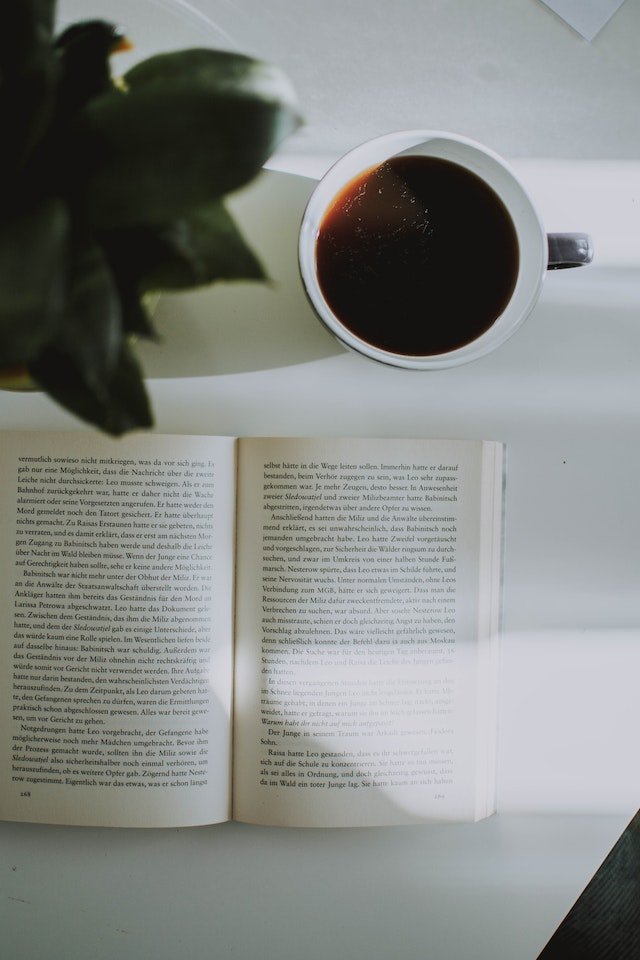
#> input picture book.jpg, 640 x 960 px
$ jupyter execute '13. 이미지 변형(이진화).ipynb'
#> lines starting #> are read from the running program, lines starting #| are printed output that depends on the picture; after the words box and inside, x2 and y2 are one past the last pixel; in counts of white or black regions, pixels touching at a corner belong together
# 13. 이미지 변형(이진화)

## Threshold

[cell 1]
import cv2
img =cv2.imread('book.jpg', cv2.IMREAD_GRAYSCALE)
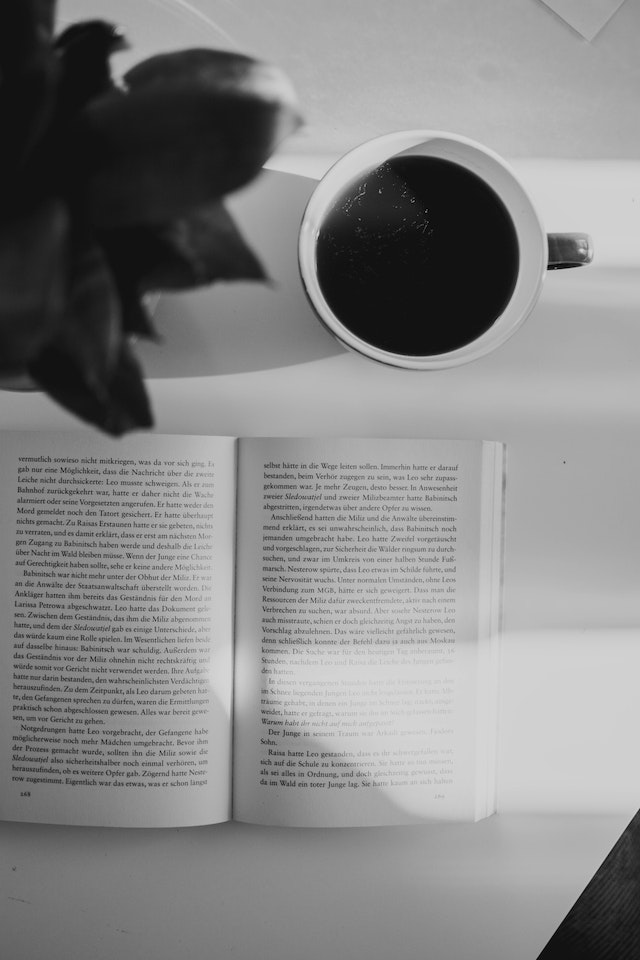
#> img: shape (960, 640); min 0, max 219, mean 134.1

ret, binary = cv2.threshold(img, 180, 255, cv2.THRESH_BINARY) # 임계값 : 127  threshold : 임계함수
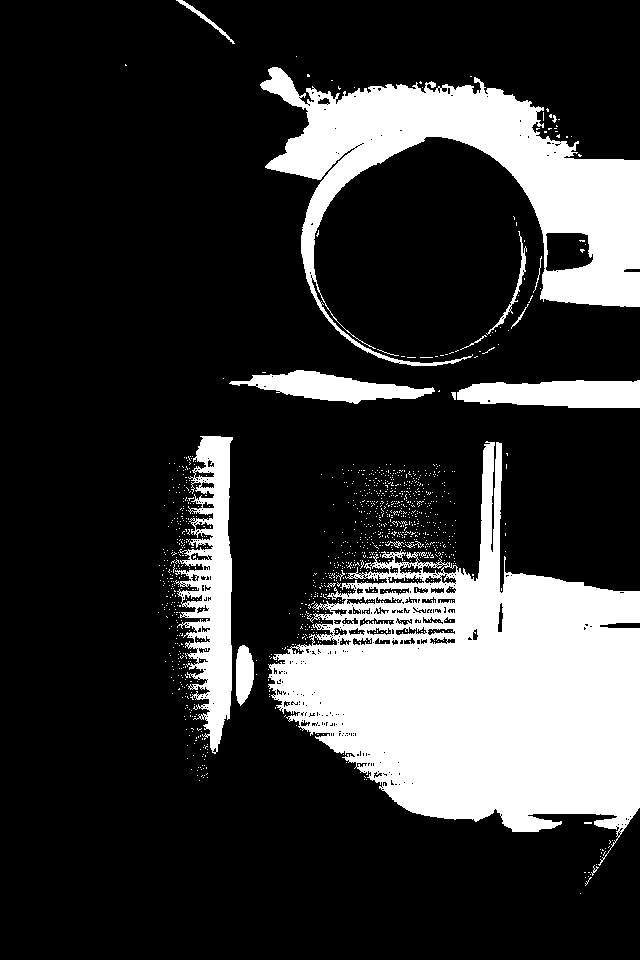
#> binary: shape (960, 640); 21.3% white; 1142 white regions (1124 under 20 px), largest, box (x1, y1, x2, y2) and area: (268, 441, 640, 866) 75703, (260, 67, 640, 366) 34367, (175, 436, 233, 754) 9711

cv2.imshow('img', img)
cv2.imshow('binary', binary)
cv2.waitKey(0)
cv2.destroyAllWindows()

## Trackbar (값 면화에 따른 변형 확인)

[cell 2]
import cv2

def empty(pos):
#     print(pos)
    pass

img =cv2.imread('book.jpg', cv2.IMREAD_GRAYSCALE)

name = 'Trackbar'
cv2.namedWindow(name)  # Trackbar 를 쓰기 위해서는 반드시 윈도우 창을 만들어야 한다.

cv2.createTrackbar('threshold', name, 127, 255, empty)
 # 바의 이름, 바가 들어갈 윈도우 이름, 초기값, 최대값(RGB 기준0~255), empty : 이벤트 처리 함수
  # 그리고 트랙바가 왔다갔다 하는 동안에 이미지 바뀌는 걸 보기위해 ---> while 문
while True:
    thresh = cv2.getTrackbarPos('threshold', name)  # Trackbar 의 위치를 가져오는 함수에 ; 바의 이름, 창의 이름
    ret, binary = cv2.threshold(img, thresh, 255, cv2.THRESH_BINARY)
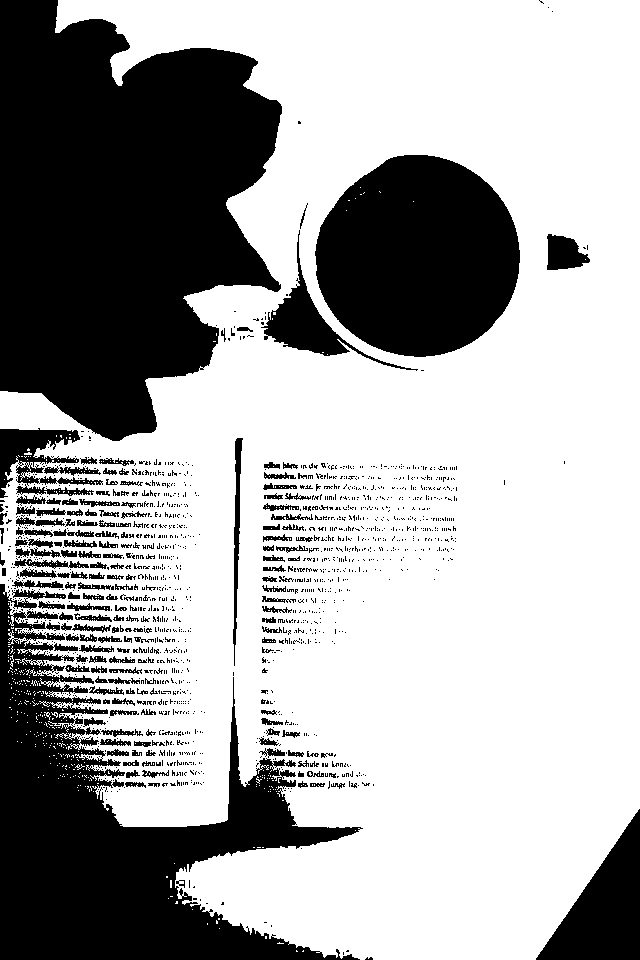
#> binary: shape (960, 640); 66.1% white; 1594 black regions (1408 under 20 px), largest, box (x1, y1, x2, y2) and area: (0, 0, 282, 441) 89396, (0, 584, 363, 960) 53261, (315, 155, 520, 357) 32022
#> ret = 127

    if not ret:
        break

    cv2.imshow(name, binary)
    if cv2.waitKey(1) == ord('q'):
#> (key q is pressed here)
        break

cv2.destroyAllWindows()

### 그림판에서 제작한 이미지로 확인

[cell 3]
import cv2

def empty(pos):
#     print(pos)
    pass

img =cv2.imread('threshold.png', cv2.IMREAD_GRAYSCALE)
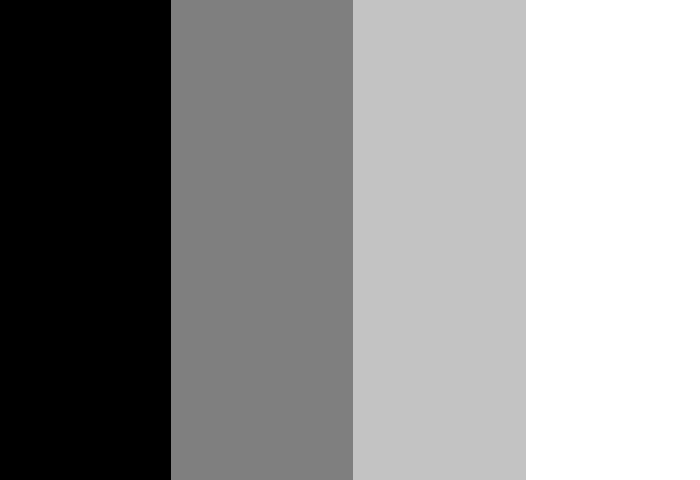
#> input picture threshold.png, 700 x 480 px
#> img is the input picture: shape (480, 700); min 0, max 255, mean 144.6

name = 'Trackbar'
cv2.namedWindow(name)  # Trackbar 라는 이름의 윈도우

cv2.createTrackbar('threshold', name, 127, 255, empty)
 # 바의 이름, 바가 들어갈 윈도우 이름, 초기값, 최대값(RGB 기준0~255), empty : 이벤트 처리 함수
  # 그리고 트랙바가 왔다갔다 하는 동안에 이미지 바뀌는 걸 보기위해 ---> while 문
while True:
    thresh = cv2.getTrackbarPos('threshold', name)  # Trackbar 의 위치를 가져오는 함수에 ; 바의 이름, 창의 이름
    ret, binary = cv2.threshold(img, thresh, 255, cv2.THRESH_BINARY)
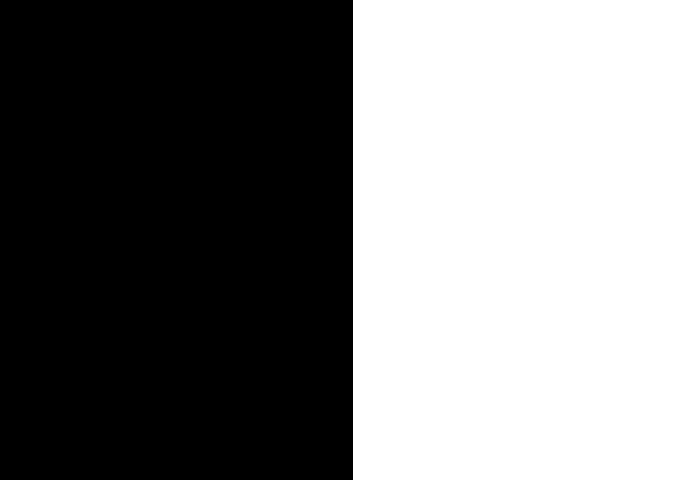
#> binary: shape (480, 700); 49.6% white; 1 white region, box (x1, y1, x2, y2) and area: (353, 0, 700, 480) 166560

    if not ret:
        break

    cv2.imshow('img', img)
    cv2.imshow(name, binary)
    if cv2.waitKey(1) == ord('q'):
#> (key q is pressed here)
        break

cv2.destroyAllWindows()

[cell 4]
import cv2
img =cv2.imread('threshold.png', cv2.IMREAD_GRAYSCALE)

ret, binary1 = cv2.threshold(img, 0, 255, cv2.THRESH_BINARY)
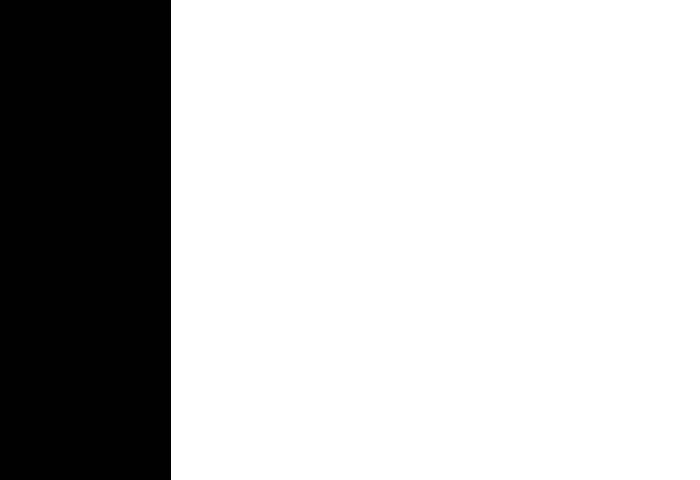
#> binary1: shape (480, 700); 75.6% white; 1 black region, box (x1, y1, x2, y2) and area: (0, 0, 171, 480) 82080
ret, binary2 = cv2.threshold(img, 127, 255, cv2.THRESH_BINARY)
ret, binary3 = cv2.threshold(img, 195, 255, cv2.THRESH_BINARY)
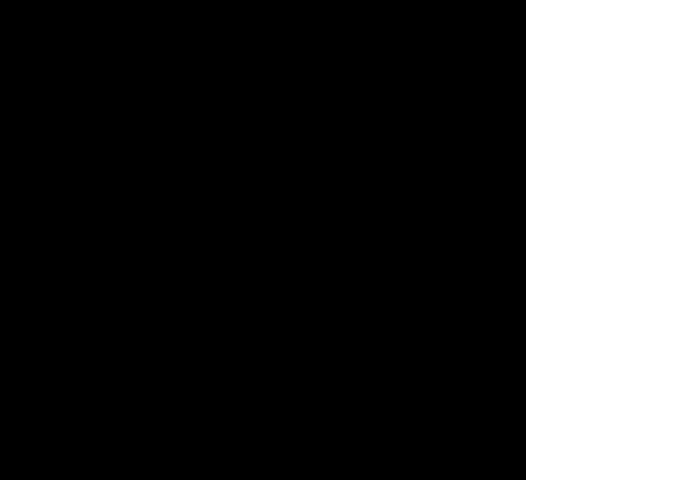
#> binary3: shape (480, 700); 24.9% white; 1 white region, box (x1, y1, x2, y2) and area: (526, 0, 700, 480) 83520

cv2.imshow('img', img)
cv2.imshow('binary1', binary1)
cv2.imshow('binary2', binary2)
cv2.imshow('binary3', binary3)
cv2.waitKey(0)
cv2.destroyAllWindows()

## Adaptive Threshold
이미지를 작은 영역으로 나누어서 임계치 적용

[cell 5]
import cv2

def empty(pos):
#     print(pos)
    pass

img =cv2.imread('book.jpg', cv2.IMREAD_GRAYSCALE)

name = 'Trackbar'
cv2.namedWindow(name)  # Trackbar 라는 이름의 윈도우

 # 바의 이름, 바가 들어갈 윈도우 이름, 초기값, 최대값(RGB 기준0~255), empty : 이벤트 처리 함수
cv2.createTrackbar('block_size', name, 25, 100, empty)  # block_size : 홀수만 가능 + 1보다는 큰 값 : 짝수인 경우 처리 필요->if문
cv2.createTrackbar('c', name, 3, 10, empty)  # c 는 일반적으로 양수의 값만 사용 : 양수가 아닌 경우 처리 필요-> if문


  # 그리고 트랙바가 왔다갔다 하는 동안에 이미지 바뀌는 걸 보기위해 ---> while 문
while True:
    block_size = cv2.getTrackbarPos('block_size', name)  # Trackbar 의 위치를 가져오는 함수에 ; 바의 이름, 창의 이름
    c = cv2.getTrackbarPos('c', name)

    if block_size <= 1:
        block_size = 3

    if block_size % 2 == 0:
        block_size += 1


    binary = cv2.adaptiveThreshold(img, 255, cv2.ADAPTIVE_THRESH_MEAN_C, cv2.THRESH_BINARY, block_size, c)
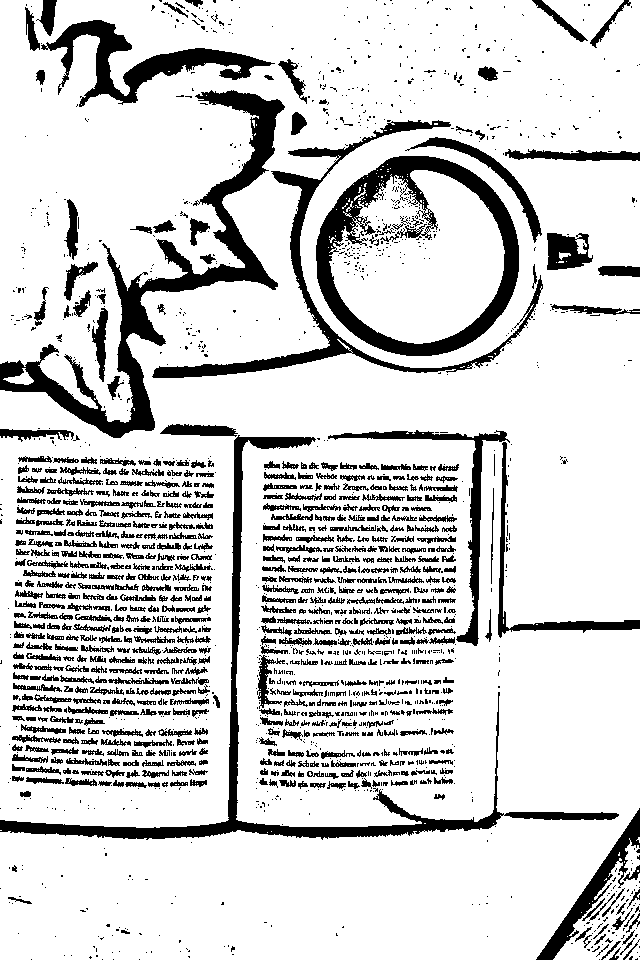
#> binary: shape (960, 640); 82.6% white; 1824 black regions (1165 under 20 px), largest, box (x1, y1, x2, y2) and area: (0, 90, 285, 438) 13216, (316, 156, 519, 356) 10328, (0, 435, 619, 840) 10254


    cv2.imshow(name, binary)
    if cv2.waitKey(1) == ord('q'):
#> (key q is pressed here)
        break

cv2.destroyAllWindows()

## 오츠 알고리즘
임계값을 알아서 찾도록 하는 알고리즘
Bimodal Image 에 사용하기 적합

[cell 6]
import cv2
img =cv2.imread('book.jpg', cv2.IMREAD_GRAYSCALE)

ret, binary = cv2.threshold(img, 180, 255, cv2.THRESH_BINARY) # 임계값 : 127  threshold : 임계함수
ret, otsu = cv2.threshold(img, -1, 255, cv2.THRESH_BINARY | cv2.THRESH_OTSU)
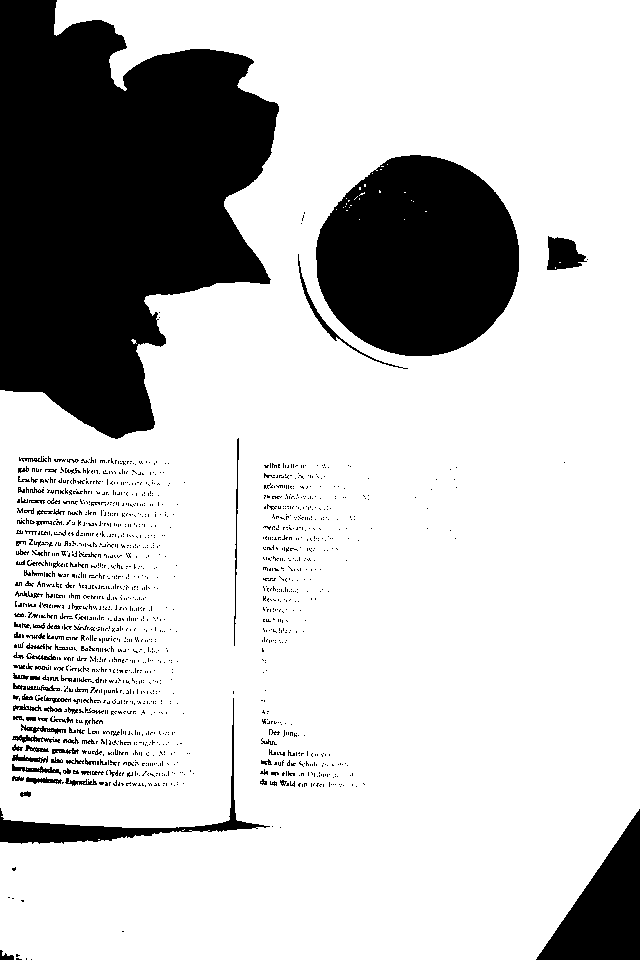
#> otsu: shape (960, 640); 77.6% white; 1581 black regions (1459 under 20 px), largest, box (x1, y1, x2, y2) and area: (0, 0, 279, 439) 82869, (316, 155, 519, 356) 31570, (536, 809, 640, 960) 7901
#> ret = 98
                         # otsu 를 적용하면 최적의 숫자를 찾는거 이므로, 숫자가 의미가 없어서 -1 로 처리
print('otsu threshold :',ret )
#| otsu threshold : 98.0

cv2.imshow('img', img)
cv2.imshow('binary', binary)
cv2.imshow('otsu', otsu)
cv2.waitKey(0)
cv2.destroyAllWindows()
